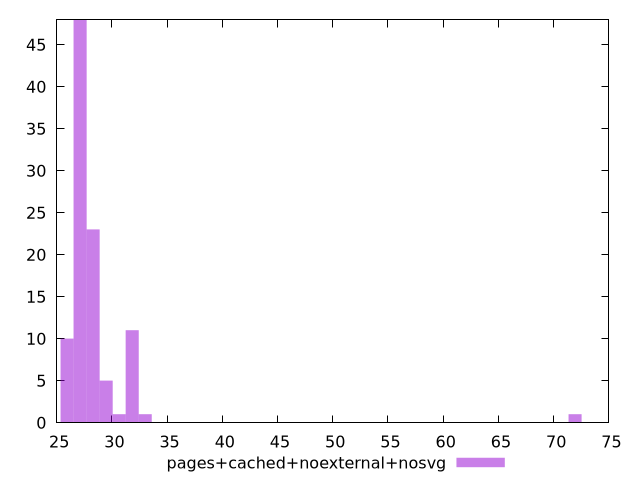

Here is the gnuplot script that generated this plot:
$_pagesCachedNoexternalNosvg <<EOF
28.304539309742765 23
27.12518350517015 48
25.945827700597533 10
29.483895114315377 5
71.94070407892953 1
31.84260672346061 11
33.02196252803322 1
30.663250918887993 1
EOF
set key outside below
set terminal pngcairo
set output "report_00004_2020-11-02T20-21-41.718Z/max-potential-fid/pages+cached+noexternal+nosvg//raw_hist.png"
set yrange [0:48]
set boxwidth 1.1793558045726151
set style fill transparent solid 0.5 noborder
plot $_pagesCachedNoexternalNosvg title "pages+cached+noexternal+nosvg" with boxes ,
